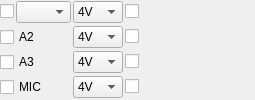
        <widget class="QFrame" name="frame_4">
         <property name="frameShape">
          <enum>QFrame::NoFrame</enum>
         </property>
         <property name="frameShadow">
          <enum>QFrame::Raised</enum>
         </property>
         <layout class="QGridLayout" name="gridLayout_4">
          <property name="leftMargin">
           <number>0</number>
          </property>
          <property name="topMargin">
           <number>0</number>
          </property>
          <property name="rightMargin">
           <number>0</number>
          </property>
          <property name="bottomMargin">
           <number>0</number>
          </property>
          <property name="spacing">
           <number>2</number>
          </property>
          <item row="0" column="2">
           <widget class="QComboBox" name="A1Range">
            <property name="maximumSize">
             <size>
              <width>50</width>
              <height>16777215</height>
             </size>
            </property>
            <property name="font">
             <font>
              <pointsize>9</pointsize>
             </font>
            </property>
            <property name="currentIndex">
             <number>2</number>
            </property>
            <item>
             <property name="text">
              <string>16V</string>
             </property>
            </item>
            <item>
             <property name="text">
              <string>8V</string>
             </property>
            </item>
            <item>
             <property name="text">
              <string>4V</string>
             </property>
            </item>
            <item>
             <property name="text">
              <string>2.5V</string>
             </property>
            </item>
            <item>
             <property name="text">
              <string>1V</string>
             </property>
            </item>
            <item>
             <property name="text">
              <string>0.5V</string>
             </property>
            </item>
           </widget>
          </item>
          <item row="1" column="3">
           <widget class="QCheckBox" name="A2Fit">
            <property name="sizePolicy">
             <sizepolicy hsizetype="MinimumExpanding" vsizetype="Fixed">
              <horstretch>0</horstretch>
              <verstretch>0</verstretch>
             </sizepolicy>
            </property>
            <property name="minimumSize">
             <size>
              <width>130</width>
              <height>0</height>
             </size>
            </property>
            <property name="font">
             <font>
              <pointsize>9</pointsize>
             </font>
            </property>
            <property name="toolTip">
             <string>&lt;html&gt;&lt;head/&gt;&lt;body&gt;&lt;p&gt;&lt;span style=&quot; font-weight:600;&quot;&gt;Amplitude&lt;/span&gt; and &lt;span style=&quot; font-weight:600;&quot;&gt;frequency&lt;/span&gt; extracted from the&lt;/p&gt;&lt;p&gt;sinusoidal signal using least square fitting.&lt;/p&gt;&lt;p&gt;&lt;br/&gt;&lt;/p&gt;&lt;p&gt;This assumes a sine wave input is provided.&lt;/p&gt;&lt;p&gt;&lt;br/&gt;&lt;/p&gt;&lt;p&gt;For mixed signals, use the FOURIER transform button&lt;/p&gt;&lt;p&gt;below.&lt;/p&gt;&lt;/body&gt;&lt;/html&gt;</string>
            </property>
            <property name="text">
             <string/>
            </property>
           </widget>
          </item>
          <item row="3" column="3">
           <widget class="QCheckBox" name="MICFit">
            <property name="sizePolicy">
             <sizepolicy hsizetype="MinimumExpanding" vsizetype="Fixed">
              <horstretch>0</horstretch>
              <verstretch>0</verstretch>
             </sizepolicy>
            </property>
            <property name="minimumSize">
             <size>
              <width>130</width>
              <height>0</height>
             </size>
            </property>
            <property name="font">
             <font>
              <pointsize>9</pointsize>
             </font>
            </property>
            <property name="toolTip">
             <string>&lt;html&gt;&lt;head/&gt;&lt;body&gt;&lt;p&gt;&lt;span style=&quot; font-weight:600;&quot;&gt;Amplitude&lt;/span&gt; and &lt;span style=&quot; font-weight:600;&quot;&gt;frequency&lt;/span&gt; extracted from the&lt;/p&gt;&lt;p&gt;sinusoidal signal using least square fitting.&lt;/p&gt;&lt;p&gt;&lt;br/&gt;&lt;/p&gt;&lt;p&gt;This assumes a sine wave input is provided.&lt;/p&gt;&lt;p&gt;&lt;br/&gt;&lt;/p&gt;&lt;p&gt;For mixed signals, use the FOURIER transform button&lt;/p&gt;&lt;p&gt;below.&lt;/p&gt;&lt;/body&gt;&lt;/html&gt;</string>
            </property>
            <property name="text">
             <string/>
            </property>
           </widget>
          </item>
          <item row="2" column="3">
           <widget class="QCheckBox" name="A3Fit">
            <property name="sizePolicy">
             <sizepolicy hsizetype="MinimumExpanding" vsizetype="Fixed">
              <horstretch>0</horstretch>
              <verstretch>0</verstretch>
             </sizepolicy>
            </property>
            <property name="minimumSize">
             <size>
              <width>130</width>
              <height>0</height>
             </size>
            </property>
            <property name="font">
             <font>
              <pointsize>9</pointsize>
             </font>
            </property>
            <property name="toolTip">
             <string>&lt;html&gt;&lt;head/&gt;&lt;body&gt;&lt;p&gt;&lt;span style=&quot; font-weight:600;&quot;&gt;Amplitude&lt;/span&gt; and &lt;span style=&quot; font-weight:600;&quot;&gt;frequency&lt;/span&gt; extracted from the&lt;/p&gt;&lt;p&gt;sinusoidal signal using least square fitting.&lt;/p&gt;&lt;p&gt;&lt;br/&gt;&lt;/p&gt;&lt;p&gt;This assumes a sine wave input is provided.&lt;/p&gt;&lt;p&gt;&lt;br/&gt;&lt;/p&gt;&lt;p&gt;For mixed signals, use the FOURIER transform button&lt;/p&gt;&lt;p&gt;below.&lt;/p&gt;&lt;/body&gt;&lt;/html&gt;</string>
            </property>
            <property name="text">
             <string/>
            </property>
           </widget>
          </item>
          <item row="3" column="0" colspan="2">
           <widget class="QCheckBox" name="MICBox">
            <property name="text">
             <string>MIC</string>
            </property>
           </widget>
          </item>
          <item row="1" column="2">
           <widget class="QComboBox" name="A2Range">
            <property name="maximumSize">
             <size>
              <width>50</width>
              <height>16777215</height>
             </size>
            </property>
            <property name="font">
             <font>
              <pointsize>9</pointsize>
             </font>
            </property>
            <property name="currentIndex">
             <number>2</number>
            </property>
            <item>
             <property name="text">
              <string>16V</string>
             </property>
            </item>
            <item>
             <property name="text">
              <string>8V</string>
             </property>
            </item>
            <item>
             <property name="text">
              <string>4V</string>
             </property>
            </item>
            <item>
             <property name="text">
              <string>2.5V</string>
             </property>
            </item>
            <item>
             <property name="text">
              <string>1V</string>
             </property>
            </item>
            <item>
             <property name="text">
              <string>0.5V</string>
             </property>
            </item>
           </widget>
          </item>
          <item row="0" column="1">
           <widget class="QComboBox" name="A1Map">
            <property name="maximumSize">
             <size>
              <width>55</width>
              <height>16777215</height>
             </size>
            </property>
            <property name="currentIndex">
             <number>-1</number>
            </property>
           </widget>
          </item>
          <item row="0" column="3">
           <widget class="QCheckBox" name="A1Fit">
            <property name="sizePolicy">
             <sizepolicy hsizetype="MinimumExpanding" vsizetype="Fixed">
              <horstretch>0</horstretch>
              <verstretch>0</verstretch>
             </sizepolicy>
            </property>
            <property name="minimumSize">
             <size>
              <width>130</width>
              <height>0</height>
             </size>
            </property>
            <property name="font">
             <font>
              <pointsize>9</pointsize>
             </font>
            </property>
            <property name="toolTip">
             <string>&lt;html&gt;&lt;head/&gt;&lt;body&gt;&lt;p&gt;&lt;span style=&quot; font-weight:600;&quot;&gt;Amplitude&lt;/span&gt; and &lt;span style=&quot; font-weight:600;&quot;&gt;frequency&lt;/span&gt; extracted from the&lt;/p&gt;&lt;p&gt;sinusoidal signal using least square fitting.&lt;/p&gt;&lt;p&gt;&lt;br/&gt;&lt;/p&gt;&lt;p&gt;This assumes a sine wave input is provided.&lt;/p&gt;&lt;p&gt;&lt;br/&gt;&lt;/p&gt;&lt;p&gt;For mixed signals, use the FOURIER transform button&lt;/p&gt;&lt;p&gt;below.&lt;/p&gt;&lt;/body&gt;&lt;/html&gt;</string>
            </property>
            <property name="text">
             <string/>
            </property>
           </widget>
          </item>
          <item row="1" column="0" colspan="2">
           <widget class="QCheckBox" name="A2Box">
            <property name="text">
             <string>A2</string>
            </property>
           </widget>
          </item>
          <item row="3" column="2">
           <widget class="QComboBox" name="MICRange">
            <property name="maximumSize">
             <size>
              <width>50</width>
              <height>16777215</height>
             </size>
            </property>
            <property name="font">
             <font>
              <pointsize>9</pointsize>
             </font>
            </property>
            <property name="currentIndex">
             <number>0</number>
            </property>
            <item>
             <property name="text">
              <string>4V</string>
             </property>
            </item>
            <item>
             <property name="text">
              <string>2V</string>
             </property>
            </item>
            <item>
             <property name="text">
              <string>1V</string>
             </property>
            </item>
            <item>
             <property name="text">
              <string>0.5V</string>
             </property>
            </item>
           </widget>
          </item>
          <item row="2" column="0" colspan="2">
           <widget class="QCheckBox" name="A3Box">
            <property name="text">
             <string>A3</string>
            </property>
           </widget>
          </item>
          <item row="0" column="0">
           <widget class="QCheckBox" name="A1Box">
            <property name="text">
             <string/>
            </property>
           </widget>
          </item>
          <item row="2" column="2">
           <widget class="QComboBox" name="A3Range">
            <property name="maximumSize">
             <size>
              <width>50</width>
              <height>16777215</height>
             </size>
            </property>
            <property name="font">
             <font>
              <pointsize>9</pointsize>
             </font>
            </property>
            <property name="currentIndex">
             <number>0</number>
            </property>
            <item>
             <property name="text">
              <string>4V</string>
             </property>
            </item>
            <item>
             <property name="text">
              <string>2V</string>
             </property>
            </item>
            <item>
             <property name="text">
              <string>1V</string>
             </property>
            </item>
            <item>
             <property name="text">
              <string>0.5V</string>
             </property>
            </item>
           </widget>
          </item>
         </layout>
        </widget>
